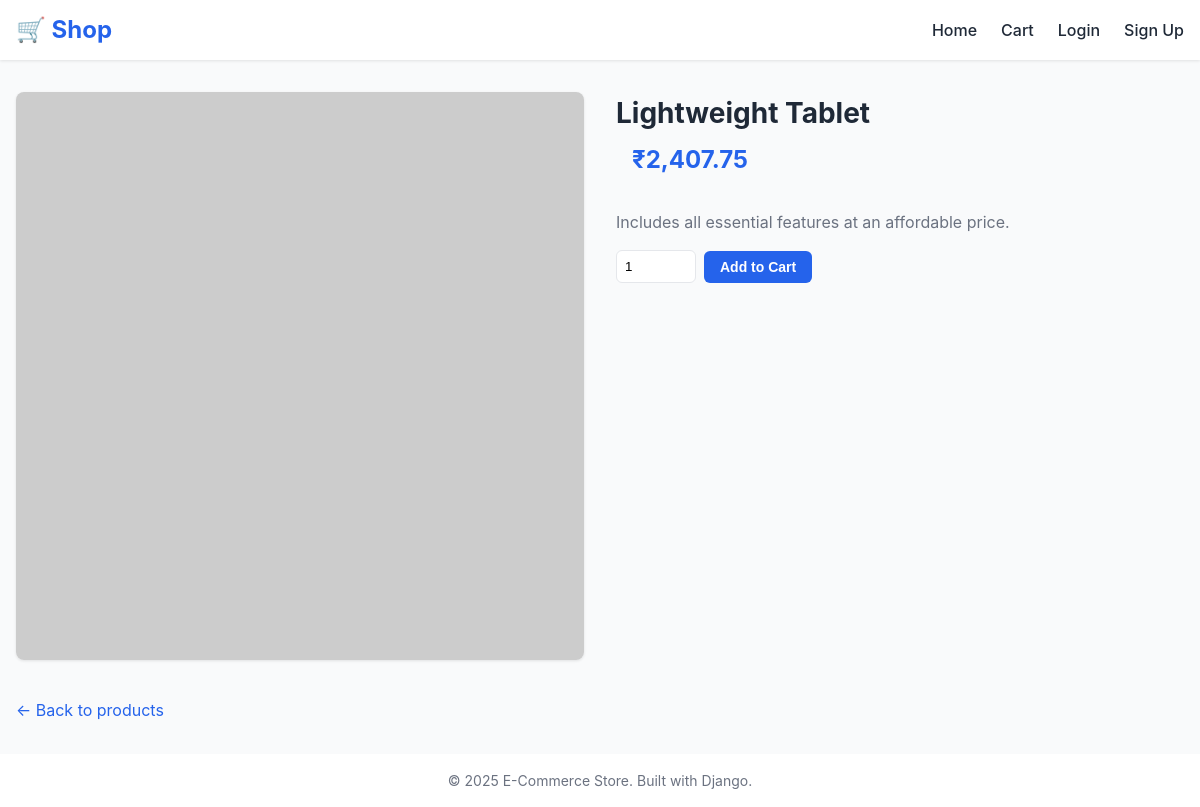
Screenshot of /product/2/ with the database file from the repository.
### store/models.py (models this page shows, shortened)
class Product(models.Model):
    name = models.CharField(max_length=200)
    description = models.TextField(blank=True)
    price = models.DecimalField(max_digits=10, decimal_places=2)
    stock = models.PositiveIntegerField(default=0)
    image = models.ImageField(upload_to='products/', blank=True, null=True)
    created_at = models.DateTimeField(auto_now_add=True)
    updated_at = models.DateTimeField(auto_now=True)
    class Meta:
        ordering = ['-created_at']

### store/views.py (the view)
# urls.py: path('product/<int:product_id>/', views.product_detail, name='product_detail'),
def product_detail(request, product_id):
    product = get_object_or_404(Product, id=product_id)
    form = AddToCartForm()
    return render(request, 'store/product_detail.html', {'product': product, 'form': form})

### store/forms.py
class AddToCartForm(forms.Form):
    quantity = forms.IntegerField(min_value=1, max_value=99, initial=1)

### store/context_processors.py (called while the page is built)
def cart_context(request):
    from store.utils import get_or_create_cart
    cart = get_or_create_cart(request)
    return {
        'cart_item_count': cart.get_item_count(),
    }

### store/models.py (called while the page is built)
    def get_item_count(self):
        return sum(item.quantity for item in self.items.all())

### store/templatetags/store_tags.py (called while the page is built)
@register.filter
def indian_currency(value):
    if value is None:
        return '₹0.00'
    try:
        num = float(value)
        return f'₹{num:,.2f}'
    except (ValueError, TypeError):
        return str(value)

### store/utils.py (called while the page is built)
def get_or_create_cart(request):
    if request.user.is_authenticated:
        cart, _ = Cart.objects.get_or_create(user=request.user)
    else:
        if not request.session.session_key:
            request.session.create()
        cart, _ = Cart.objects.get_or_create(
            session_key=request.session.session_key,
            user=None
        )
    return cart

### templates/store/product_detail.html (shortened to what this page needs)
{% extends 'base.html' %}
{% load store_tags %}
{% block content %}
<div class="product-detail">
    <div class="product-detail-image">
        {% if product.image %}
        <img src="{{ product.image.url }}" alt="{{ product.name }}">
        {% else %}
        <img src="https://via.placeholder.com/400?text=No+Image" alt="{{ product.name }}">
        {% endif %}
    </div>
    <div class="product-detail-info">
        <h1>{{ product.name }}</h1>
        <p class="product-price large">{{ product.price|indian_currency }}</p>
        {% if product.description %}
        <p class="product-description">{{ product.description }}</p>
        {% endif %}
        <form action="{% url 'store:add_to_cart' product.id %}" method="post" class="add-to-cart-form-inline">
            {{ form.quantity }}
            <button type="submit" class="btn btn-primary">Add to Cart</button>
        </form>
    </div>
</div>
<a href="{% url 'store:home' %}" class="back-link">← Back to products</a>
{% endblock %}

### static/css/style.css (style rules this page uses)
:root { --primary: #2563eb; --primary-hover: #1d4ed8; --danger: #dc2626; --danger-hover: #b91c1c; --text: #1f2937; --text-muted: #6b7280; --bg: #f9fafb; --white: #ffffff; --border: #e5e7eb; --shadow: 0 1px 3px rgba(0,0,0,0.1); }
* { box-sizing: border-box; margin: 0; padding: 0; }
body { font-family: -apple-system, BlinkMacSystemFont, 'Segoe UI', Roboto, Oxygen, Ubuntu, sans-serif; color: var(--text); background: var(--bg); line-height: 1.5; min-height: 100vh; display: flex; flex-direction: column; }
.product-price { font-size: 1.25rem; font-weight: 700; color: var(--primary); padding: 0 1rem 1rem; }
.product-price.large { font-size: 1.5rem; }
.product-detail { display: grid; grid-template-columns: 1fr 1fr; gap: 2rem; margin-bottom: 2rem; }
.product-detail-image img, .product-detail-image .product-image-placeholder { width: 100%; border-radius: 0.5rem; box-shadow: var(--shadow); }
.product-detail-info h1 { font-size: 1.75rem; margin-bottom: 0.5rem; }
.product-description { margin: 1rem 0; color: var(--text-muted); }
.add-to-cart-form-inline { display: flex; gap: 0.5rem; align-items: center; margin-top: 1rem; }
.add-to-cart-form-inline input[type="number"] { width: 80px; padding: 0.5rem; border: 1px solid var(--border); border-radius: 0.375rem; }
.back-link { color: var(--primary); text-decoration: none; }
.btn { display: inline-block; padding: 0.5rem 1rem; border-radius: 0.375rem; font-weight: 600; cursor: pointer; border: none; font-size: 0.875rem; text-decoration: none; text-align: center; }
.btn-primary { background: var(--primary); color: white; }

### rows the page displays
Product: name "Lightweight Tablet", price|indian_currency "₹2,407.75", description "Includes all essential features at an affordable price."
